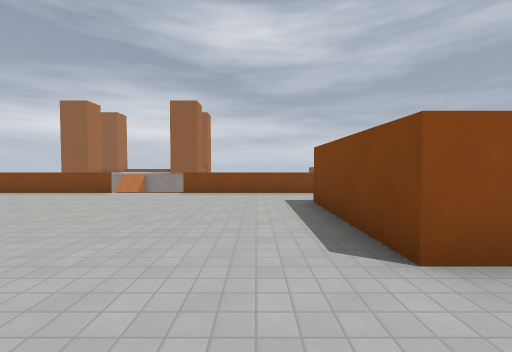
View 1 (above)

12 first-person views from a walk through a 3-D level made in the Godot game engine. The camera is 1.5 m above the floor, tilts 2° down and sees 90° across. The floor is counted in squares, 2 m on a side. Each view is taken from the middle of a square. On the plan, view 1 faces up. The plan holds only what a view shows up to about 9 squares ahead; the rest is blank. Characters and animated objects are not drawn. Surface patterns are stand-ins for the level's own textures.

View 2
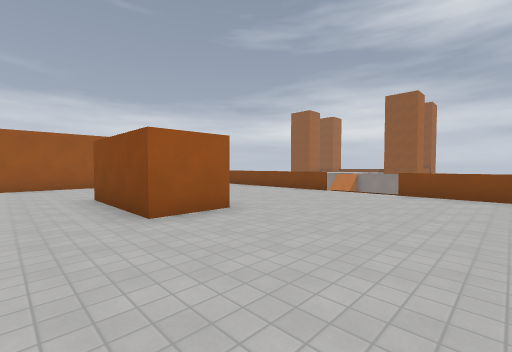

View 3
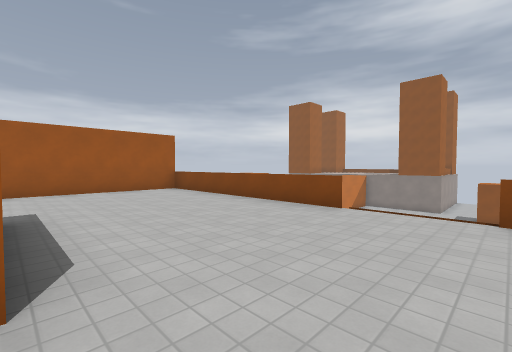

View 4
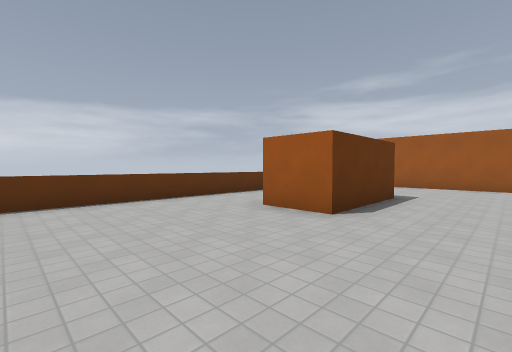

View 5
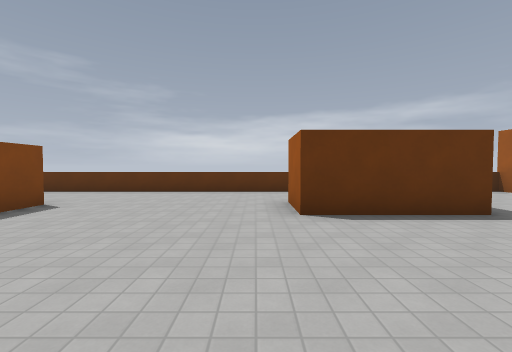

View 6
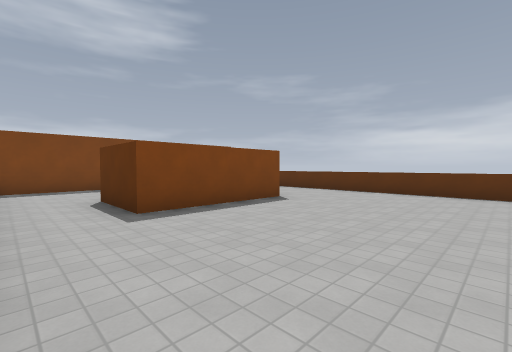

View 7
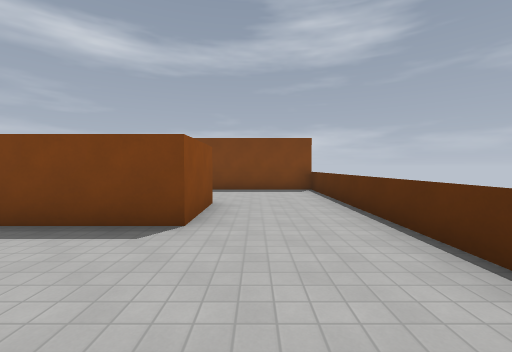

View 8
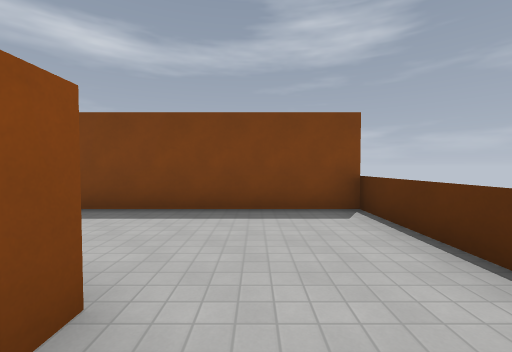

View 9
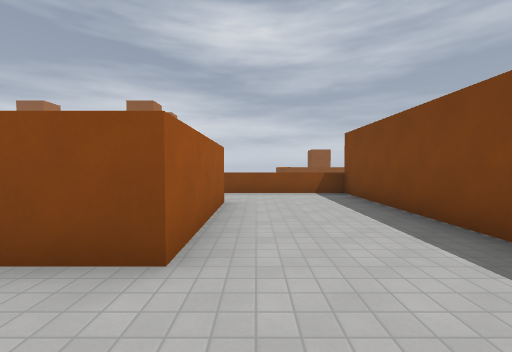

View 10
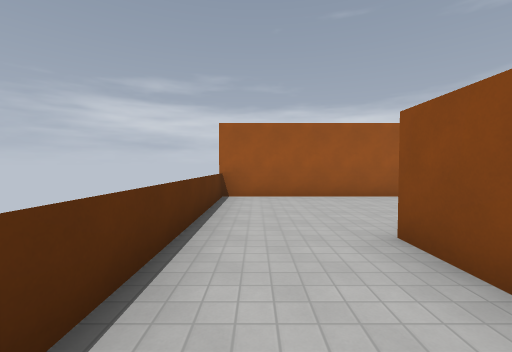

View 11
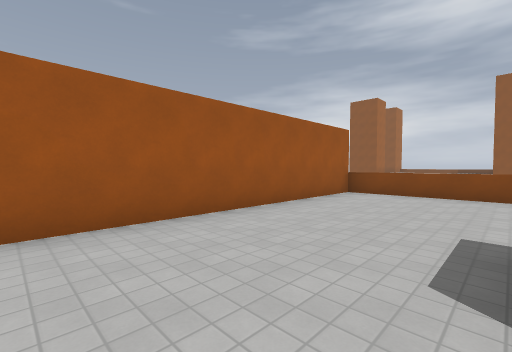

View 12
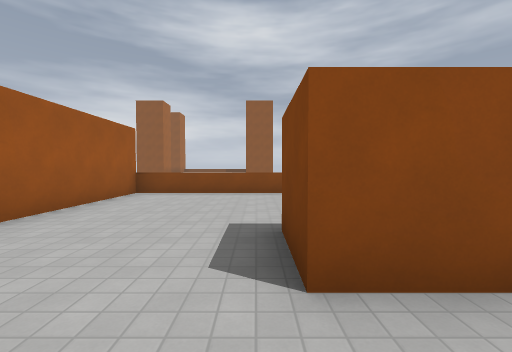

### Floor plan
Key: @ floor where view 1 was taken; # wall or solid block; . floor; = window, fence, low wall or low ledge.
Columns run from 11 left of view 1 to 7 right of it. Each row starts with its distance up from view 1.
  7 #====== .#========#
  6 #.................#
  5 #............##...#
  4 #............##...#
  3 #....###.....##...#
  2 #....###.....##...#
  1 #.................#
  0 #..........@......#
 -1 #=================#

Positions as (right, up) in squares from view 1, and headings:
1: (0, 0), facing up
2: (0, 0), facing up-left
3: (-2, 3), facing up-left
4: (0, 5), facing down-left
5: (-3, 7), facing down
6: (-3, 7), facing down-right
7: (-2, 1), facing right
8: (2, 1), facing right
9: (4, 0), facing up
10: (-4, 0), facing left
11: (-7, 0), facing up-left
12: (-7, 0), facing up
